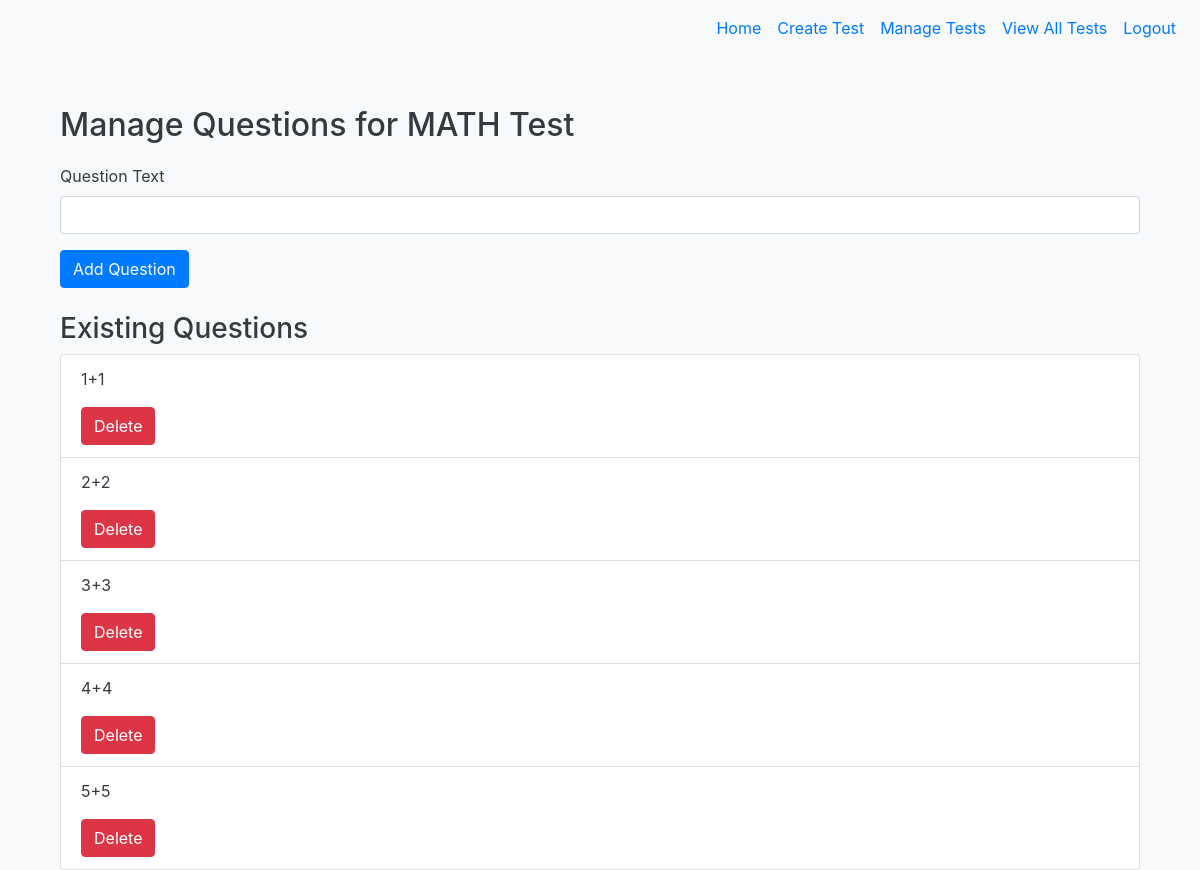
The page /test/4/questions (signed in) on the database its author committed.
### tables this page shows
CREATE TABLE "Test" (
    id INTEGER PRIMARY KEY AUTOINCREMENT,
    test_name TEXT NOT NULL,
    test_description TEXT,
    teacher_id INTEGER,
    FOREIGN KEY (teacher_id) REFERENCES User(id) ON DELETE CASCADE
);

CREATE TABLE Question (
    id INTEGER PRIMARY KEY AUTOINCREMENT,
    test_id INTEGER NOT NULL,
    question_text TEXT NOT NULL,
    question_type TEXT NOT NULL,  -- 'open-ended'
    FOREIGN KEY (test_id) REFERENCES Test(id)
);

### app.py (the view, shortened to what this page needs)
@app.route('/test/<int:test_id>/questions', methods=['GET', 'POST'])
@login_required
def manage_questions(test_id):
    test = db.execute("SELECT * FROM Test WHERE id = ?", test_id)[0]
    questions = db.execute("SELECT * FROM Question WHERE test_id = ?", test_id)
    return render_template('manage_questions.html', test=test, questions=questions)

### app.py (called while the page is built)
@login_manager.user_loader
def load_user(user_id):
    user = db.execute("SELECT * FROM User WHERE id = ?", user_id)
    if user:
        return User(id=user[0]['id'], username=user[0]['username'], password=user[0]['password'], role=user[0]['role'])
    return None

### templates/manage_questions.html
{% extends "base.html" %}
{% block content %}
<div class="container mt-4">
    <h2>Manage Questions for {{ test.test_name }}</h2>
    <form action="/test/{{ test.id }}/questions" method="post">
        <div class="form-group">
            <label for="question_text">Question Text</label>
            <input type="text" class="form-control" id="question_text" name="question_text" required>
        </div>
        <button type="submit" class="btn btn-primary">Add Question</button>
    </form>
    <h3 class="mt-4">Existing Questions</h3>
    <ul class="list-group">
        {% for question in questions %}
        <li class="list-group-item">
            <p>{{ question.question_text }}</p>
            <form action="/delete_question/{{ question.id }}" method="post" style="display: inline;">
                <button type="submit" class="btn btn-danger">Delete</button>
            </form>
        </li>
        {% endfor %}
    </ul>
</div>
{% endblock %}

### static/css/styles.css (style rules this page uses)
body { background-color: #f8f9fa; color: #343a40; }
.container { margin-top: 50px; }
h2 { margin-bottom: 20px; }
.form-control { margin-bottom: 15px; }
.btn-primary { background-color: #007bff; border-color: #007bff; }

### rows shown on the page
Test: test_name "MATH Test"
Question: question_text "1+1"
Question: question_text "2+2"
Question: question_text "3+3"
Question: question_text "4+4"
Question: question_text "5+5"
